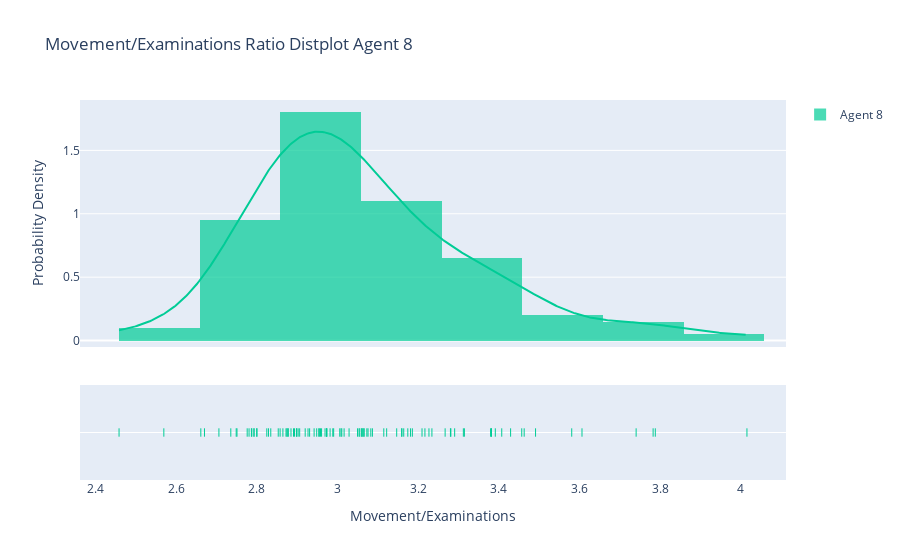

This figure's notebook cell:
### Code cell
hist_data = [agent_8_res]
group_labels = ['Agent 8']
fig_dist = ff.create_distplot(hist_data, group_labels, bin_size=0.2, colors = ['#00CC96'])
fig_dist.update_layout(title_text='Movement/Examinations Ratio Distplot Agent 8')
fig_dist.layout.xaxis.update({'title': 'Movement/Examinations'})
fig_dist.layout.yaxis.update({'title': 'Probability Density'})
fig_dist.show()
plotly.io.write_image(fig_dist, file="./images/question_4_agent_8.png", scale=5)

### Figure 1 — Plotly figure (JSON) as saved in the notebook; plotly's stock layout.template omitted (floating-point values rounded to 4 significant figures; data arrays with more than 128 entries replaced by an {"elided": "..."} marker saying what was removed)
{"data": [{"autobinx": false, "histnorm": "probability density", "legendgroup": "Agent 8", "marker": {"color": "#00CC96"}, "name": "Agent 8", "opacity": 0.7, "type": "histogram", "x": [3.029, 3.185, 3.391, 2.776, 3.009, 2.858, 2.749, 2.99, 2.787, 2.458, 2.893, 2.927, 2.825, 2.878, 2.706, 3.076, 3.066, 2.973, 2.735, 2.969, 2.8, 3.06, 3.05, 3.606, 2.67, 3.082, 2.874, 3.06, 3.164, 2.958, 3.379, 2.988, 3.174, 3.055, 2.955, 2.898, 3.122, 2.973, 2.981, 2.96, 3.407, 2.793, 3.159, 3.463, 2.661, 3.181, 3.782, 3.147, 3.314, 3.086, 3.28, 3.073, 3.065, 2.781, 2.953, 2.872, 2.834, 3.74, 3.382, 2.786, 3.011, 3.29, 3.788, 2.92, 3.016, 3.209, 3.491, 2.793, 2.891, 3.053, 2.853, 2.974, 2.948, 3.281, 4.015, 3.217, 3.267, 2.942, 2.931, 3.312, 3.234, 2.569, 2.899, 3.381, 3.115, 2.876, 2.8, 2.902, 3.227, 3.429, 2.906, 2.829, 2.751, 3.58, 3.457, 2.885, 3.005, 3.16, 2.864, 3.062], "xaxis": "x", "xbins": {"end": 4.015, "size": 0.2, "start": 2.458}, "yaxis": "y"}, {"legendgroup": "Agent 8", "marker": {"color": "#00CC96"}, "mode": "lines", "name": "Agent 8", "showlegend": false, "type": "scatter", "x": {"elided": "500 float values"}, "xaxis": "x", "y": {"elided": "500 float values"}, "yaxis": "y"}, {"legendgroup": "Agent 8", "marker": {"color": "#00CC96", "symbol": "line-ns-open"}, "mode": "markers", "name": "Agent 8", "showlegend": false, "type": "scatter", "x": [3.029, 3.185, 3.391, 2.776, 3.009, 2.858, 2.749, 2.99, 2.787, 2.458, 2.893, 2.927, 2.825, 2.878, 2.706, 3.076, 3.066, 2.973, 2.735, 2.969, 2.8, 3.06, 3.05, 3.606, 2.67, 3.082, 2.874, 3.06, 3.164, 2.958, 3.379, 2.988, 3.174, 3.055, 2.955, 2.898, 3.122, 2.973, 2.981, 2.96, 3.407, 2.793, 3.159, 3.463, 2.661, 3.181, 3.782, 3.147, 3.314, 3.086, 3.28, 3.073, 3.065, 2.781, 2.953, 2.872, 2.834, 3.74, 3.382, 2.786, 3.011, 3.29, 3.788, 2.92, 3.016, 3.209, 3.491, 2.793, 2.891, 3.053, 2.853, 2.974, 2.948, 3.281, 4.015, 3.217, 3.267, 2.942, 2.931, 3.312, 3.234, 2.569, 2.899, 3.381, 3.115, 2.876, 2.8, 2.902, 3.227, 3.429, 2.906, 2.829, 2.751, 3.58, 3.457, 2.885, 3.005, 3.16, 2.864, 3.062], "xaxis": "x", "y": ["Agent 8", "Agent 8", "Agent 8", "Agent 8", "Agent 8", "Agent 8", "Agent 8", "Agent 8", "Agent 8", "Agent 8", "Agent 8", "Agent 8", "Agent 8", "Agent 8", "Agent 8", "Agent 8", "Agent 8", "Agent 8", "Agent 8", "Agent 8", "Agent 8", "Agent 8", "Agent 8", "Agent 8", "Agent 8", "Agent 8", "Agent 8", "Agent 8", "Agent 8", "Agent 8", "Agent 8", "Agent 8", "Agent 8", "Agent 8", "Agent 8", "Agent 8", "Agent 8", "Agent 8", "Agent 8", "Agent 8", "Agent 8", "Agent 8", "Agent 8", "Agent 8", "Agent 8", "Agent 8", "Agent 8", "Agent 8", "Agent 8", "Agent 8", "Agent 8", "Agent 8", "Agent 8", "Agent 8", "Agent 8", "Agent 8", "Agent 8", "Agent 8", "Agent 8", "Agent 8", "Agent 8", "Agent 8", "Agent 8", "Agent 8", "Agent 8", "Agent 8", "Agent 8", "Agent 8", "Agent 8", "Agent 8", "Agent 8", "Agent 8", "Agent 8", "Agent 8", "Agent 8", "Agent 8", "Agent 8", "Agent 8", "Agent 8", "Agent 8", "Agent 8", "Agent 8", "Agent 8", "Agent 8", "Agent 8", "Agent 8", "Agent 8", "Agent 8", "Agent 8", "Agent 8", "Agent 8", "Agent 8", "Agent 8", "Agent 8", "Agent 8", "Agent 8", "Agent 8", "Agent 8", "Agent 8", "Agent 8"], "yaxis": "y2"}], "layout": {"barmode": "overlay", "hovermode": "closest", "legend": {"traceorder": "reversed"}, "title": {"text": "Movement/Examinations Ratio Distplot Agent 8"}, "xaxis": {"anchor": "y2", "domain": [0, 1], "title": {"text": "Movement/Examinations"}, "zeroline": false}, "yaxis": {"anchor": "free", "domain": [0.35, 1], "position": 0, "title": {"text": "Probability Density"}}, "yaxis2": {"anchor": "x", "domain": [0, 0.25], "dtick": 1, "showticklabels": false}}}
